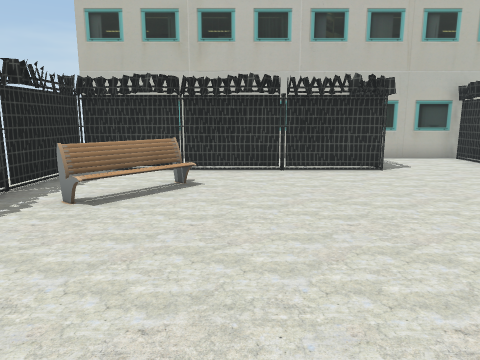
[1] (above)

13 first-person views from a walk through a 3-D level made in the Unity game engine. The camera is 1.4 m above the floor, tilts 10° down and sees 70° across. The floor is counted in squares, 1 m on a side. Each view is taken from the middle of a square. On the plan, view 1 faces up. The plan holds only what a view shows up to about 15 squares ahead; the rest is blank. The player character is not drawn. Some surface patterns are stand-ins.

[2]
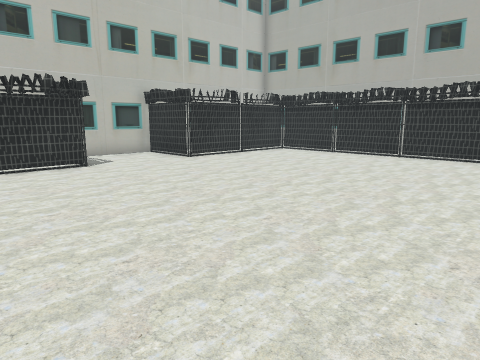

[3]
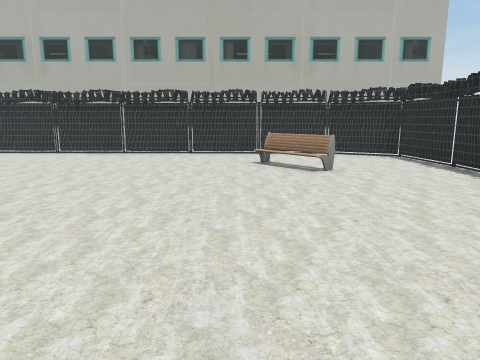

[4]
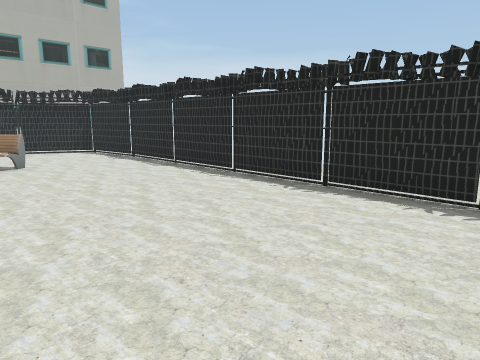

[5]
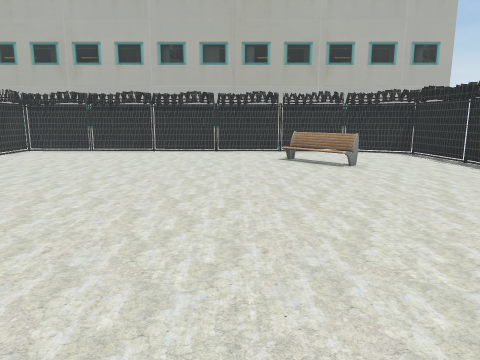

[6]
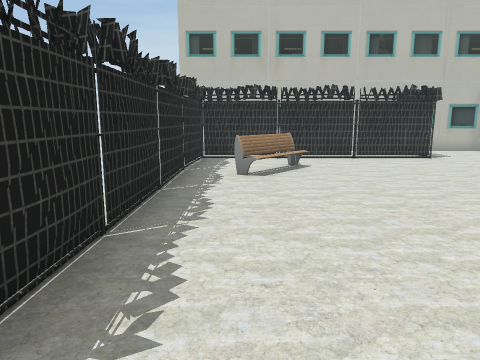

[7]
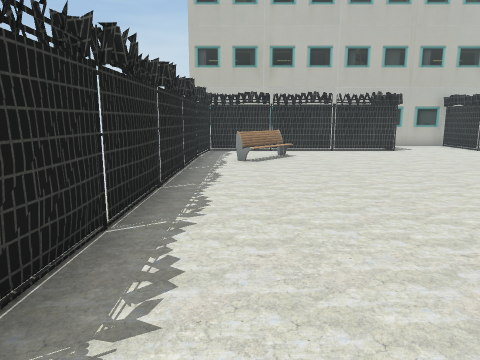

[8]
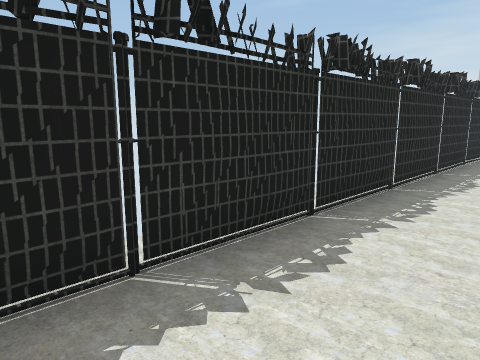

[9]
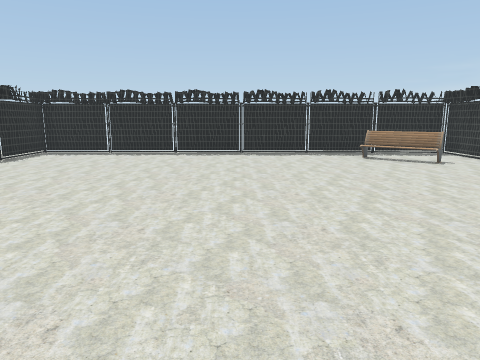

[10]
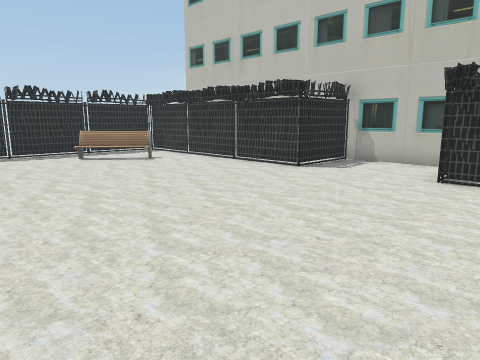

[11]
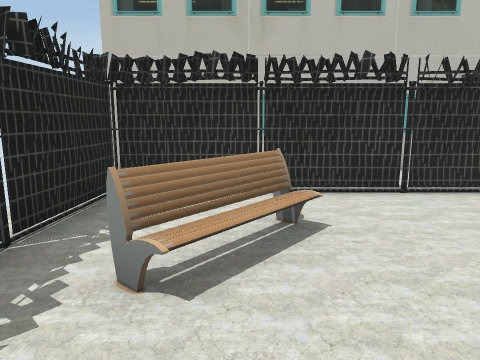

[12]
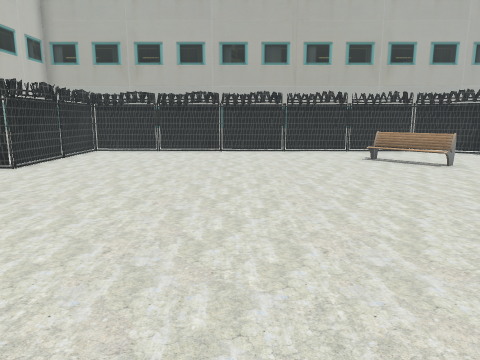

[13]
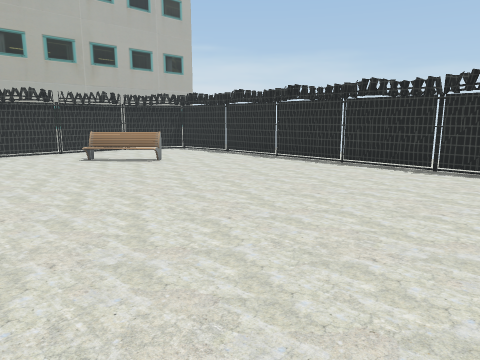

### Floor plan
Points are (right, up) in squares from view 1. A wall is a line through its corners. A room is listed if a view was taken in it or the views show most of it. See-through windows are left out.
Room 1 (views 1, 2, 3, 4, 5, 6, 7, 8, 9, 10, 11, 12, 13)
walls: (3.5, 9.5) (2.9, 9.6); (0.8, 9.5) (0.2, 9.6); (-4.6, 2.1) (-4.6, 1.5); (-4.5, 4.8) (-4.5, 4.3); (-4.6, -0.8) (-4.7, -1.3); (2.7, -7.2) (3.2, -7.3); (5.3, -7.2) (5.9, -7.3); (-4.8, 5.3) (-4.9, 4.8); (13.4, 1.5) (13.5, 2.1); (4.9, -7.4) (5.4, -7.5); (-2, 9.5) (-2.6, 9.6); (13.2, -0.9) (13.2, -0.3); (13.4, 4.4) (13.5, 4.9); (7.7, 11) (7.8, 11.8); (10.2, 9.5) (9.6, 9.6); (13.3, -1.3) (13.4, -0.7); (4, 11.9) (3.9, 10.9); (13.3, -1.8) (13.5, 9.1); (10.6, 9.6) (7.8, 9.6) (7.8, 12.5) (4.1, 12.5); (7.7, -7.4) (8.7, -7.5); (-0.2, -7.3) (0.3, -7.3); (4, 12.3) (3.9, 9.6) (-4.5, 9.6) (-4.8, -7.4) (9.2, -7.3) (12.1, -7) (13.3, -4.6) (13.3, -1.9); (-4.7, -3.6) (-4.7, -4.2); (-4.3, 8.5) (-4.6, 6.7); (13.4, 7.1) (13.5, 7.6); (10, -7.3) (12, -7.3); (13.2, -4.2) (13.3, -3.5); (-3, -7.3) (-2.5, -7.3); (13, 9.5) (12.5, 9.6); (12.2, -6.6) (12.5, -6.2); (13.4, 9.6) (10.8, 9.6)
low walls: (2.2, -7.5) (2.7, -7.6); (-4.9, -5.9) (-5, -6.4)
ways out: gap at (-2, 10); gap at (4, -7)
objects: bench (-3, 6) to (-2, 7); bench (9, -3) to (10, -2)

Where each view was taken, in squares from view 1:
view 1: 0 up, 0 right, facing up
view 2: 1 down, 0 right, facing up-right
view 3: 1 down, 1 left, facing right
view 4: 1 down, 3 left, facing down-right
view 5: 0 up, 2 left, facing right
view 6: 3 down, 3 left, facing up
view 7: 6 down, 3 left, facing up
view 8: 6 down, 2 left, facing up-left
view 9: 1 up, 10 right, facing left
view 10: 1 up, 10 right, facing up-left
view 11: 3 up, 2 left, facing up
view 12: 3 up, 2 left, facing right
view 13: 3 up, 2 left, facing down-right
